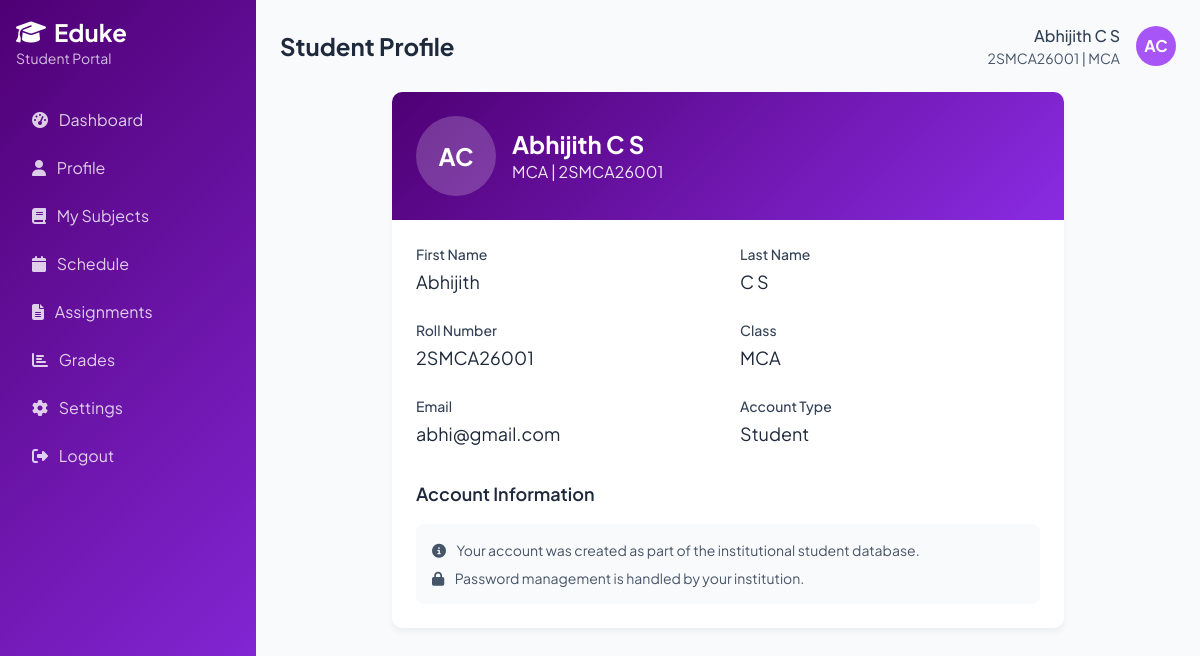
Screenshot of /student/profile/ (signed in) with the database file from the repository.
### main/models.py (models this page shows, shortened)
class Students(models.Model):
    id = models.BigAutoField(primary_key=True)
    roll_no = models.CharField(max_length=50, unique=True)
    first_name = models.CharField(max_length=100)
    last_name = models.CharField(max_length=100)
    email = models.CharField(max_length=191, unique=True, blank=True, null=True)
    password = models.CharField(max_length=50)
    class_obj = models.ForeignKey(Classes, on_delete=models.SET_NULL, blank=True, null=True)
    user = models.ForeignKey(User, on_delete=models.CASCADE)

class Classes(models.Model):
    id = models.BigAutoField(primary_key=True)
    class_name = models.CharField(max_length=191)
    class_head = models.CharField(max_length=191)
    email = models.EmailField(unique=True)
    password = models.CharField(max_length=191)
    user = models.ForeignKey(User, on_delete=models.CASCADE)
    institution = models.ForeignKey(Institution, on_delete=models.CASCADE)

### student/views.py (the view)
# urls.py: path('profile/', views.institution_profile, name='profile'),
def profile(request):
    if 'student_id' not in request.session:
        messages.error(request, 'Please log in to access your profile.')
        return redirect('student:login')
    student_id = request.session['student_id']
    student = Students.objects.get(id=student_id)
    context = {
        'student': student,
    }
    return render(request, 'student/profile.html', context)

### student/templates/student/profile.html (shortened to what this page needs)
{% load static %}
<!DOCTYPE html>
<html lang="en" class="scroll-smooth">
<head>
    <script src="https://cdn.tailwindcss.com"></script>
    <link href="https://cdnjs.cloudflare.com/ajax/libs/font-awesome/6.4.0/css/all.min.css" rel="stylesheet">
    <link rel="stylesheet" href="https://unpkg.com/aos@next/dist/aos.css" />
</head>
<body class="antialiased text-slate-900 dark:text-slate-100 min-h-screen flex">
    <div class="sidebar w-64 min-h-screen p-4">
        <div class="mb-8">
            <h1 class="text-2xl font-bold flex items-center">
                <i class="fas fa-graduation-cap mr-2"></i>
                Eduke
            </h1>
            <p class="text-sm opacity-75">Student Portal</p>
        </div>
        <nav class="space-y-2">
            <a href="{% url 'student:dashboard' %}" class="block py-2 px-4 rounded hover:bg-white hover:bg-opacity-20">
                <i class="fas fa-tachometer-alt mr-2"></i>
                Dashboard
            </a>
            <a href="{% url 'student:profile' %}" class="block py-2 px-4 rounded hover:bg-white hover:bg-opacity-20 active:bg-white bg-opacity-30">
                <i class="fas fa-user mr-2"></i>
                Profile
            </a>
            <a href="#" class="block py-2 px-4 rounded hover:bg-white hover:bg-opacity-20">
                <i class="fas fa-book mr-2"></i>
                My Subjects
            </a>
            <a href="#" class="block py-2 px-4 rounded hover:bg-white hover:bg-opacity-20">
                <i class="fas fa-calendar mr-2"></i>
                Schedule
            </a>
            <a href="#" class="block py-2 px-4 rounded hover:bg-white hover:bg-opacity-20">
                <i class="fas fa-file-alt mr-2"></i>
                Assignments
            </a>
            <a href="#" class="block py-2 px-4 rounded hover:bg-white hover:bg-opacity-20">
                <i class="fas fa-chart-bar mr-2"></i>
                Grades
            </a>
            <a href="#" class="block py-2 px-4 rounded hover:bg-white hover:bg-opacity-20">
                <i class="fas fa-cog mr-2"></i>
                Settings
            </a>
            <a href="{% url 'logout' %}" class="block py-2 px-4 rounded hover:bg-white hover:bg-opacity-20 text-red-200">
                <i class="fas fa-sign-out-alt mr-2"></i>
                Logout
            </a>
        </nav>
    </div>
    <div class="flex-1 content-area p-6">
        <div class="flex justify-between items-center mb-6">
            <h2 class="text-2xl font-bold text-slate-800 dark:text-white">Student Profile</h2>
            <div class="flex items-center space-x-4">
                <div class="text-right">
                    <p class="font-medium text-slate-700 dark:text-slate-200">{{ student.first_name }} {{ student.last_name }}</p>
                    <p class="text-sm text-slate-600 dark:text-slate-300">{{ student.roll_no }} | {{ student.class_obj.class_name }}</p>
                </div>
                <div class="w-10 h-10 bg-purple-500 rounded-full flex items-center justify-center text-white font-bold">
                    {{ student.first_name.0|upper }}{{ student.last_name.0|upper }}
                </div>
            </div>
        </div>
        <div class="card max-w-2xl mx-auto">
            <div class="profile-header p-6">
                <div class="flex items-center">
                    <div class="w-20 h-20 bg-white bg-opacity-20 rounded-full flex items-center justify-center text-white text-2xl font-bold mr-4">
                        {{ student.first_name.0|upper }}{{ student.last_name.0|upper }}
                    </div>
                    <div>
                        <h3 class="text-2xl font-bold">{{ student.first_name }} {{ student.last_name }}</h3>
                        <p class="opacity-90">{{ student.class_obj.class_name }} | {{ student.roll_no }}</p>
                    </div>
                </div>
            </div>
            <div class="p-6">
                <div class="grid grid-cols-1 md:grid-cols-2 gap-6">
                    <div>
                        <label class="block text-sm font-medium text-slate-700 dark:text-slate-300 mb-1">First Name</label>
                        <p class="text-lg text-slate-800 dark:text-slate-200">{{ student.first_name }}</p>
                    </div>
                    <div>
                        <label class="block text-sm font-medium text-slate-700 dark:text-slate-300 mb-1">Last Name</label>
                        <p class="text-lg text-slate-800 dark:text-slate-200">{{ student.last_name }}</p>
                    </div>
                    <div>
                        <label class="block text-sm font-medium text-slate-700 dark:text-slate-300 mb-1">Roll Number</label>
                        <p class="text-lg text-slate-800 dark:text-slate-200">{{ student.roll_no }}</p>
                    </div>
                    <div>
                        <label class="block text-sm font-medium text-slate-700 dark:text-slate-300 mb-1">Class</label>
                        <p class="text-lg text-slate-800 dark:text-slate-200">{{ student.class_obj.class_name }}</p>
                    </div>
                    <div>
                        <label class="block text-sm font-medium text-slate-700 dark:text-slate-300 mb-1">Email</label>
                        <p class="text-lg text-slate-800 dark:text-slate-200">{{ student.email|default:"Not provided" }}</p>
                    </div>
                    <div>
                        <label class="block text-sm font-medium text-slate-700 dark:text-slate-300 mb-1">Account Type</label>
                        <p class="text-lg text-slate-800 dark:text-slate-200">Student</p>
                    </div>
                </div>
                <div class="mt-8">
                    <h4 class="text-lg font-semibold mb-4 text-slate-800 dark:text-slate-200">Account Information</h4>
                    <div class="bg-gray-50 p-4 rounded-lg dark:bg-slate-800">
                        <p class="text-sm text-slate-600 dark:text-slate-300"><i class="fas fa-info-circle mr-2"></i> Your account was created as part of the institutional student database.</p>
                        <p class="text-sm text-slate-600 dark:text-slate-300 mt-2"><i class="fas fa-lock mr-2"></i> Password management is handled by your institution.</p>
                    </div>
                </div>
            </div>
        </div>
    </div>
</body>
</html>

### student/templates/student/profile.html (style rules this page uses)
body { font-family: 'Plus Jakarta Sans', sans-serif; min-height: 100vh; transition: background-color 0.4s ease, color 0.4s ease; }
.sidebar { background: linear-gradient(135deg, #4f0074 0%, #8a2be2 100%); color: white; }
.sidebar a { color: rgba(255, 255, 255, 0.8); }
.content-area { background-color: #f8fafc; }
.card { background: white; border-radius: 10px; box-shadow: 0 4px 6px rgba(0, 0, 0, 0.05); }
.profile-header { background: linear-gradient(135deg, #4f0074 0%, #8a2be2 100%); color: white; border-radius: 10px 10px 0 0; }

### rows the page displays
Students: first_name "Abhijith", last_name "C S", roll_no "2SMCA26001", class_obj.class_name "MCA", first_name.0 "A", last_name.0 "C", email "abhi@gmail.com"
